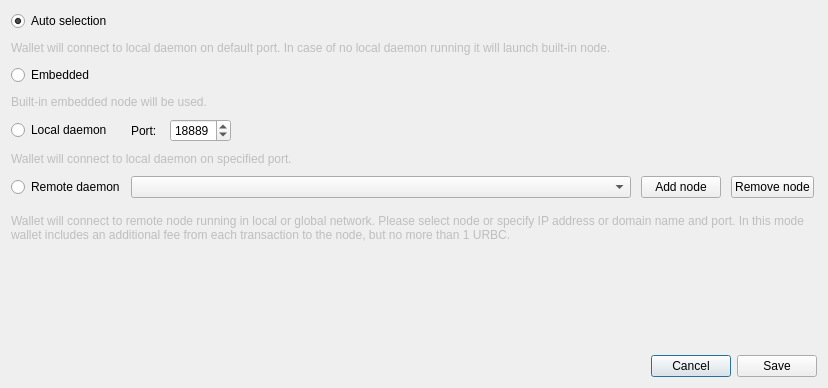
<?xml version="1.0" encoding="UTF-8"?>
<ui version="4.0">
 <class>ConnectionSettingsDialog</class>
 <widget class="QDialog" name="ConnectionSettingsDialog">
  <property name="windowModality">
   <enum>Qt::ApplicationModal</enum>
  </property>
  <property name="geometry">
   <rect>
    <x>0</x>
    <y>0</y>
    <width>828</width>
    <height>388</height>
   </rect>
  </property>
  <property name="windowTitle">
   <string>Connection settings</string>
  </property>
  <layout class="QGridLayout" name="gridLayout_2">
   <item row="2" column="0">
    <layout class="QHBoxLayout" name="horizontalLayout">
     <item>
      <spacer name="horizontalSpacer">
       <property name="orientation">
        <enum>Qt::Horizontal</enum>
       </property>
       <property name="sizeHint" stdset="0">
        <size>
         <width>40</width>
         <height>20</height>
        </size>
       </property>
      </spacer>
     </item>
     <item>
      <widget class="QPushButton" name="connectionCancelButton">
       <property name="text">
        <string>Cancel</string>
       </property>
      </widget>
     </item>
     <item>
      <widget class="QPushButton" name="connectionSaveButton">
       <property name="text">
        <string>Save</string>
       </property>
      </widget>
     </item>
    </layout>
   </item>
   <item row="0" column="0">
    <layout class="QGridLayout" name="gridLayout">
     <property name="sizeConstraint">
      <enum>QLayout::SetMaximumSize</enum>
     </property>
     <property name="verticalSpacing">
      <number>10</number>
     </property>
     <item row="0" column="0">
      <widget class="QRadioButton" name="radioButton_1">
       <property name="enabled">
        <bool>true</bool>
       </property>
       <property name="text">
        <string>Auto selection</string>
       </property>
       <property name="checked">
        <bool>true</bool>
       </property>
      </widget>
     </item>
     <item row="1" column="0" colspan="2">
      <widget class="QLabel" name="label">
       <property name="enabled">
        <bool>false</bool>
       </property>
       <property name="text">
        <string>Wallet will connect to local daemon on default port. In case of no local daemon running it will launch built-in node.</string>
       </property>
       <property name="wordWrap">
        <bool>true</bool>
       </property>
      </widget>
     </item>
     <item row="2" column="0">
      <widget class="QRadioButton" name="radioButton_2">
       <property name="text">
        <string>Embedded</string>
       </property>
      </widget>
     </item>
     <item row="3" column="0" colspan="2">
      <widget class="QLabel" name="label_2">
       <property name="enabled">
        <bool>false</bool>
       </property>
       <property name="text">
        <string>Built-in embedded node will be used.</string>
       </property>
       <property name="wordWrap">
        <bool>true</bool>
       </property>
      </widget>
     </item>
     <item row="4" column="0">
      <widget class="QRadioButton" name="radioButton_3">
       <property name="text">
        <string>Local daemon</string>
       </property>
      </widget>
     </item>
     <item row="4" column="1">
      <layout class="QHBoxLayout" name="horizontalLayout_2">
       <property name="spacing">
        <number>10</number>
       </property>
       <item>
        <widget class="QLabel" name="label_3">
         <property name="text">
          <string>Port: </string>
         </property>
        </widget>
       </item>
       <item>
        <widget class="QSpinBox" name="m_localDaemonPort">
         <property name="minimum">
          <number>0</number>
         </property>
         <property name="maximum">
          <number>65535</number>
         </property>
         <property name="value">
          <number>18889</number>
         </property>
         <property name="displayIntegerBase">
          <number>10</number>
         </property>
        </widget>
       </item>
       <item>
        <spacer name="horizontalSpacer_2">
         <property name="orientation">
          <enum>Qt::Horizontal</enum>
         </property>
         <property name="sizeHint" stdset="0">
          <size>
           <width>40</width>
           <height>20</height>
          </size>
         </property>
        </spacer>
       </item>
      </layout>
     </item>
     <item row="5" column="0" colspan="2">
      <widget class="QLabel" name="label_4">
       <property name="enabled">
        <bool>false</bool>
       </property>
       <property name="text">
        <string>Wallet will connect to local daemon on specified port.</string>
       </property>
       <property name="wordWrap">
        <bool>true</bool>
       </property>
      </widget>
     </item>
     <item row="6" column="0">
      <widget class="QRadioButton" name="radioButton_4">
       <property name="text">
        <string>Remote daemon</string>
       </property>
      </widget>
     </item>
     <item row="6" column="1">
      <layout class="QHBoxLayout" name="horizontalLayout_3">
       <property name="spacing">
        <number>10</number>
       </property>
       <item>
        <widget class="QComboBox" name="remoteNodesComboBox">
         <property name="minimumSize">
          <size>
           <width>500</width>
           <height>0</height>
          </size>
         </property>
         <property name="editable">
          <bool>false</bool>
         </property>
         <property name="insertPolicy">
          <enum>QComboBox::InsertAtTop</enum>
         </property>
        </widget>
       </item>
       <item>
        <widget class="QPushButton" name="addNodeButton">
         <property name="text">
          <string>Add node</string>
         </property>
         <property name="icon">
          <iconset resource="../../resources.qrc">
           <normaloff>:/icons/add</normaloff>:/icons/add</iconset>
         </property>
        </widget>
       </item>
       <item>
        <widget class="QPushButton" name="removeNodeButton">
         <property name="text">
          <string>Remove node</string>
         </property>
         <property name="icon">
          <iconset resource="../../resources.qrc">
           <normaloff>:/icons/remove</normaloff>:/icons/remove</iconset>
         </property>
        </widget>
       </item>
       <item>
        <spacer name="horizontalSpacer_3">
         <property name="orientation">
          <enum>Qt::Horizontal</enum>
         </property>
         <property name="sizeHint" stdset="0">
          <size>
           <width>40</width>
           <height>20</height>
          </size>
         </property>
        </spacer>
       </item>
      </layout>
     </item>
     <item row="7" column="0" colspan="2">
      <widget class="QLabel" name="label_5">
       <property name="enabled">
        <bool>false</bool>
       </property>
       <property name="sizePolicy">
        <sizepolicy hsizetype="Preferred" vsizetype="MinimumExpanding">
         <horstretch>0</horstretch>
         <verstretch>0</verstretch>
        </sizepolicy>
       </property>
       <property name="minimumSize">
        <size>
         <width>0</width>
         <height>40</height>
        </size>
       </property>
       <property name="text">
        <string>Wallet will connect to remote node running in local or global network. Please select node or specify IP address or domain name and port. In this mode wallet includes an additional fee from each transaction to the node, but no more than 1 URBC.</string>
       </property>
       <property name="wordWrap">
        <bool>true</bool>
       </property>
      </widget>
     </item>
    </layout>
   </item>
   <item row="1" column="0">
    <spacer name="verticalSpacer">
     <property name="orientation">
      <enum>Qt::Vertical</enum>
     </property>
     <property name="sizeHint" stdset="0">
      <size>
       <width>20</width>
       <height>40</height>
      </size>
     </property>
    </spacer>
   </item>
  </layout>
 </widget>
 <resources>
  <include location="../../resources.qrc"/>
 </resources>
 <connections>
  <connection>
   <sender>connectionCancelButton</sender>
   <signal>clicked()</signal>
   <receiver>ConnectionSettingsDialog</receiver>
   <slot>reject()</slot>
   <hints>
    <hint type="sourcelabel">
     <x>549</x>
     <y>259</y>
    </hint>
    <hint type="destinationlabel">
     <x>338</x>
     <y>140</y>
    </hint>
   </hints>
  </connection>
  <connection>
   <sender>connectionSaveButton</sender>
   <signal>clicked()</signal>
   <receiver>ConnectionSettingsDialog</receiver>
   <slot>accept()</slot>
   <hints>
    <hint type="sourcelabel">
     <x>630</x>
     <y>259</y>
    </hint>
    <hint type="destinationlabel">
     <x>338</x>
     <y>140</y>
    </hint>
   </hints>
  </connection>
  <connection>
   <sender>addNodeButton</sender>
   <signal>clicked()</signal>
   <receiver>ConnectionSettingsDialog</receiver>
   <slot>addNodeClicked()</slot>
   <hints>
    <hint type="sourcelabel">
     <x>361</x>
     <y>153</y>
    </hint>
    <hint type="destinationlabel">
     <x>290</x>
     <y>135</y>
    </hint>
   </hints>
  </connection>
  <connection>
   <sender>removeNodeButton</sender>
   <signal>clicked()</signal>
   <receiver>ConnectionSettingsDialog</receiver>
   <slot>removeNodeClicked()</slot>
   <hints>
    <hint type="sourcelabel">
     <x>459</x>
     <y>177</y>
    </hint>
    <hint type="destinationlabel">
     <x>299</x>
     <y>193</y>
    </hint>
   </hints>
  </connection>
 </connections>
</ui>
